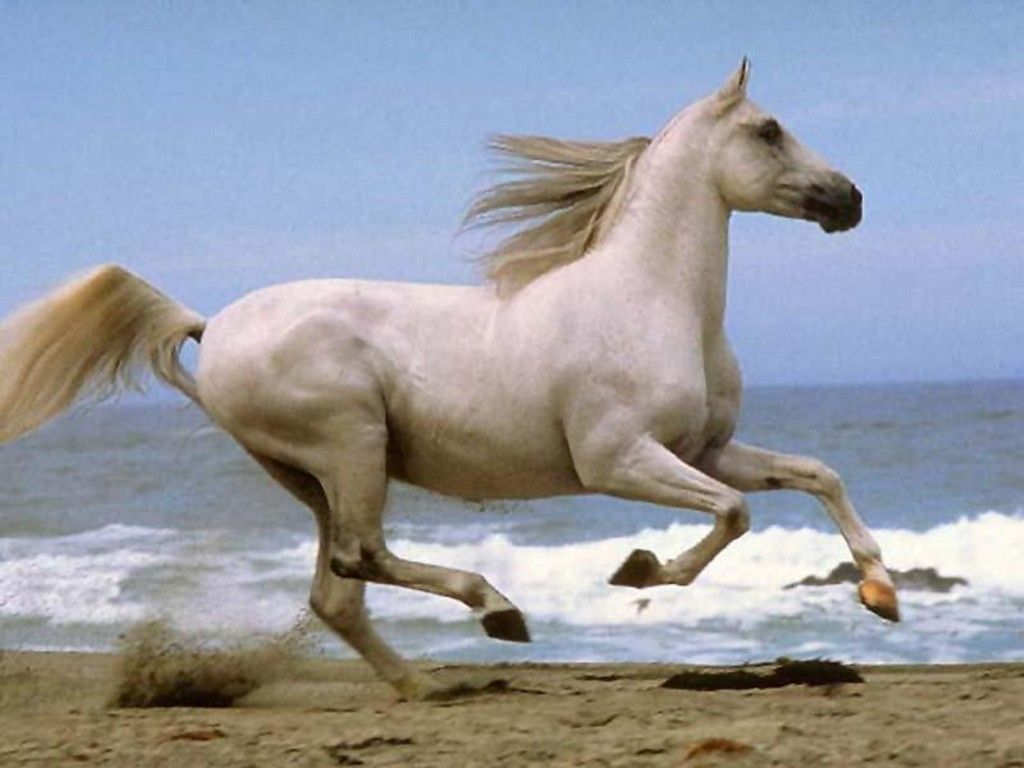
#> input picture mini-project10/test_img/1.jpg, 1024 x 768 px, given in place of the camera
$ python WebCam2.py
#> lines starting #> are read from the running program, lines starting #| are printed output that depends on the picture; after the words box and inside, x2 and y2 are one past the last pixel; in counts of white or black regions, pixels touching at a corner belong together
import cv2
import numpy as np
import time

def create_blank_image(height, width):
    return np.zeros((height, width, 3), dtype=np.uint8)

def draw_status_indicator(image, text, info, is_active, position):
    font = cv2.FONT_HERSHEY_SIMPLEX
    text_size, _ = cv2.getTextSize(text + info, font, 0.7, 2)
    text_w, text_h = text_size
    x, y = position

    padding = 20  # Increase padding for wider rectangles
    rect_w = text_w + 4 * padding  # Increase horizontal size more significantly
    rect_h = text_h + 2 * padding  # Keep vertical size the same

    x = x - rect_w // 2

    if is_active:
        # Green background with transparent text
        cv2.rectangle(image, (x, y), (x + rect_w, y + rect_h), (0, 255, 0), -1)
        cv2.putText(image, text + info, (x + padding, y + rect_h - padding), font, 0.7, (0, 0, 0), 2)
    else:
        # Transparent background with solid text
        cv2.rectangle(image, (x, y), (x + rect_w, y + rect_h), (255, 255, 255), -1)
        cv2.putText(image, text + info, (x + padding, y + rect_h - padding), font, 0.7, (0, 0, 0), 2)

# Initialize the camera
cap = cv2.VideoCapture(0)

# Initialize the mode flags
translation_on = False
rotation_on = False
scaling_on = False
perspective_on = False

# Initialize variables
scale = 1.0
prev_time = time.time()

while True:
    # Capture frame-by-frame
    ret, frame = cap.read()
#> frame is the input picture: shape (768, 1024, 3); mean B, G, R 163.3, 155.1, 152

    if not ret:
        break

    # Get the height and width of the frame
    h, w = frame.shape[:2]
#> h = 768; w = 1024

    # Create a copy of the frame to apply transformations
    processed = frame.copy()

    # Calculate FPS
    current_time = time.time()
    fps = 1 / (current_time - prev_time)
    prev_time = current_time

    if scaling_on:
        center_x, center_y = w // 2, h // 2
        new_w = int(w / scale)
        new_h = int(h / scale)
        if new_w < w and new_h < h:
            start_x = max(0, center_x - new_w // 2)
            start_y = max(0, center_y - new_h // 2)
            end_x = min(w, center_x + new_w // 2)
            end_y = min(h, center_y + new_h // 2)
            cropped_frame = frame[start_y:end_y, start_x:end_x]
            processed = cv2.resize(cropped_frame, (w, h))

        if key == ord('=') or key == ord('+'):
                scale = min(3.0, scale + 0.1)  # Increase scale
        elif key == ord('-') or key == ord('_'):
                scale = max(1.0, scale - 0.1)  # Decrease scale

    if translation_on:
        tx, ty = 500, 300
        translation_matrix = np.float32([[1, 0, tx], [0, 1, ty]])
        processed = cv2.warpAffine(processed, translation_matrix, (w, h))

    if rotation_on:
        center = (w // 2, h // 2)
        rotation_angle = 45
        rotation_matrix = cv2.getRotationMatrix2D(center, rotation_angle, 1)
        processed = cv2.warpAffine(processed, rotation_matrix, (w, h))

    if perspective_on:
        p1 = np.float32([[0, 0], [w-1, 0], [0, h-1], [w-1, h-1]])
        p2 = np.float32([[0, 0], [w-1, 0], [w*0.2, h-1], [w*0.8, h-1]])
        perspective_matrix = cv2.getPerspectiveTransform(p1, p2)
        processed = cv2.warpPerspective(processed, perspective_matrix, (w, h))

    # Combine original and processed images side by side
    combined = cv2.hconcat([frame, cv2.resize(processed, (w, h))])
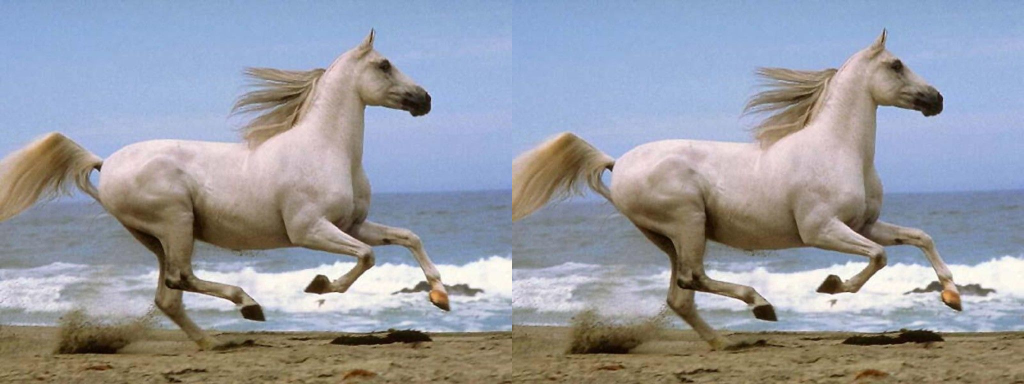
#> combined: shape (768, 2048, 3) (shown at 1/2 size); mean B, G, R 163.3, 155.1, 152

    # Add labels
    font = cv2.FONT_HERSHEY_SIMPLEX
    cv2.putText(combined, 'Original', (10, 30), font, 1, (255, 255, 255), 2)
    cv2.putText(combined, 'Processed', (w+10, 30), font, 1, (255, 255, 255), 2)

    # Display FPS for both frames
    fps_text = f"FPS: {fps:.2f}"
    cv2.putText(combined, fps_text, (10, 70), font, 1, (0, 255, 0), 3)  # FPS for the original frame (left-top)
    cv2.putText(combined, fps_text, (w + 10, 70), font, 1, (0, 255, 0), 3)  # FPS for the processed frame (right-top)
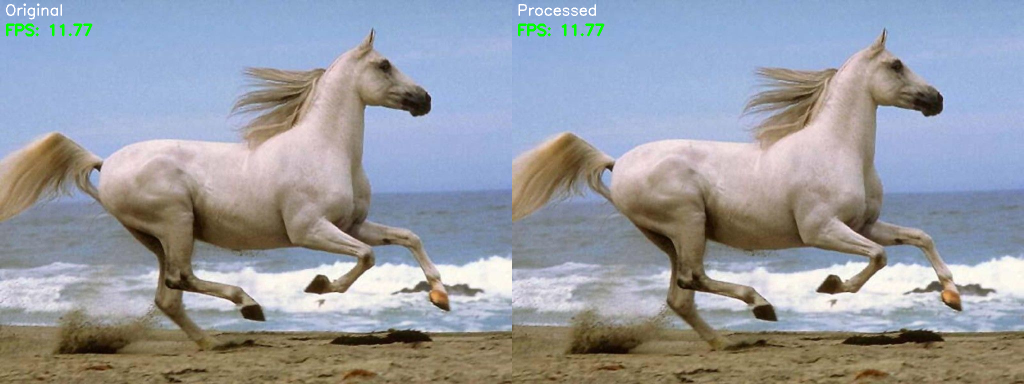
#> combined: shape (768, 2048, 3) (shown at 1/2 size); mean B, G, R 163, 155.4, 151.9

    # Add status indicators in the middle lower part
    status_y = h - 60
#> status_y = 708
    status_x = w // 2  # Center horizontally
#> status_x = 512

    # Display all indicators with their status
    draw_status_indicator(combined, 'T: ', "On" if translation_on else "Off", translation_on, (status_x - 250, status_y))
    draw_status_indicator(combined, 'R: ', "On" if rotation_on else "Off", rotation_on, (status_x - 100, status_y))
#> in draw_status_indicator (call 2), `cv2.putText(image, text + info, (x + padding, y + rect_h - padding), f..`: image: shape (768, 2048, 3); mean B, G, R 164.7, 156.7, 153
    draw_status_indicator(combined, 'S: ', f"{scale:.1f}x", scaling_on, (status_x + 50, status_y))
#> in draw_status_indicator (call 3), `cv2.putText(image, text + info, (x + padding, y + rect_h - padding), f..`: image: shape (768, 2048, 3); mean B, G, R 165.6, 157.4, 153.6
    draw_status_indicator(combined, 'P: ', "On" if perspective_on else "Off", perspective_on, (status_x + 200, status_y))
#> in draw_status_indicator (call 4), `cv2.putText(image, text + info, (x + padding, y + rect_h - padding), f..`: image: shape (768, 2048, 3); mean B, G, R 166.5, 158.1, 154.2
    draw_status_indicator(combined, 'Q: ', "Exit", False, (status_x + 350, status_y))  # Adding Q as Exit indicator
#> in draw_status_indicator (call 5), `cv2.rectangle(image, (x, y), (x + rect_w, y + rect_h), (255, 255, 255)..`:
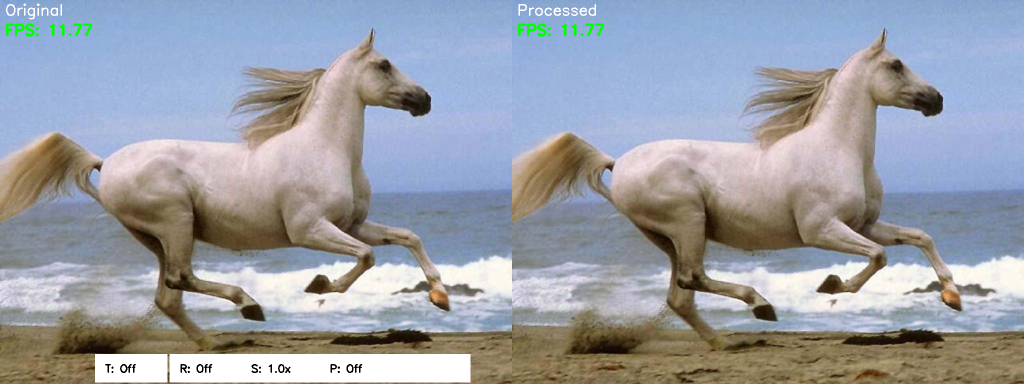
#> image: shape (768, 2048, 3) (shown at 1/2 size); mean B, G, R 167.4, 158.8, 154.8
#> in draw_status_indicator (call 5), `cv2.putText(image, text + info, (x + padding, y + rect_h - padding), f..`: image: shape (768, 2048, 3); 0.03% of pixels changed, all inside (x1, y1, x2, y2) = (806, 728, 878, 747)

    # Display the resulting frame
    cv2.imshow('Original and Processed', combined)

    # Wait for key press
    key = cv2.waitKey(1) & 0xFF
#> (key q is pressed here)

    # Toggle transformations based on key press
    if key == ord('t'):
        translation_on = not translation_on
        rotation_on = False
        scaling_on = False
        perspective_on = False
    elif key == ord('r'):
        rotation_on = not rotation_on
        translation_on = False
        scaling_on = False
        perspective_on = False
    elif key == ord('s'):
        scaling_on = not scaling_on
        translation_on = False
        rotation_on = False
        perspective_on = False
    elif key == ord('p'):
        perspective_on = not perspective_on
        translation_on = False
        rotation_on = False
        scaling_on = False
    elif key == ord('q'):
        break

cap.release()
cv2.destroyAllWindows()

$ run again, on mini-project10/test_img/2.jpg
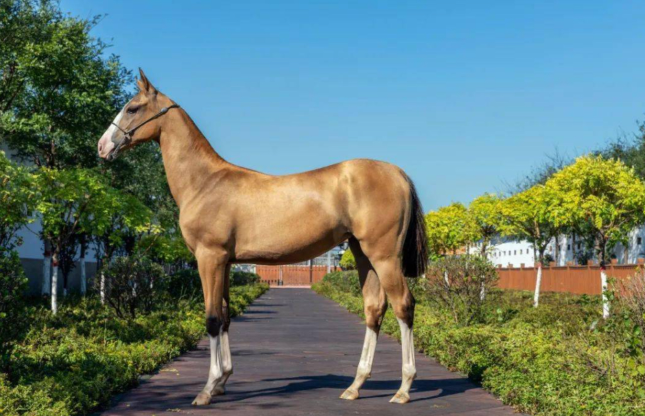
#> input picture mini-project10/test_img/2.jpg, 1290 x 832 px, given in place of the camera (shown at 1/2 size)
#> frame is the input picture: shape (832, 1290, 3); mean B, G, R 113.9, 123.5, 102.2
#> `cv2.putText(combined, fps_text, (w + 10, 70), font, 1, (0, 255, 0), 3)`:
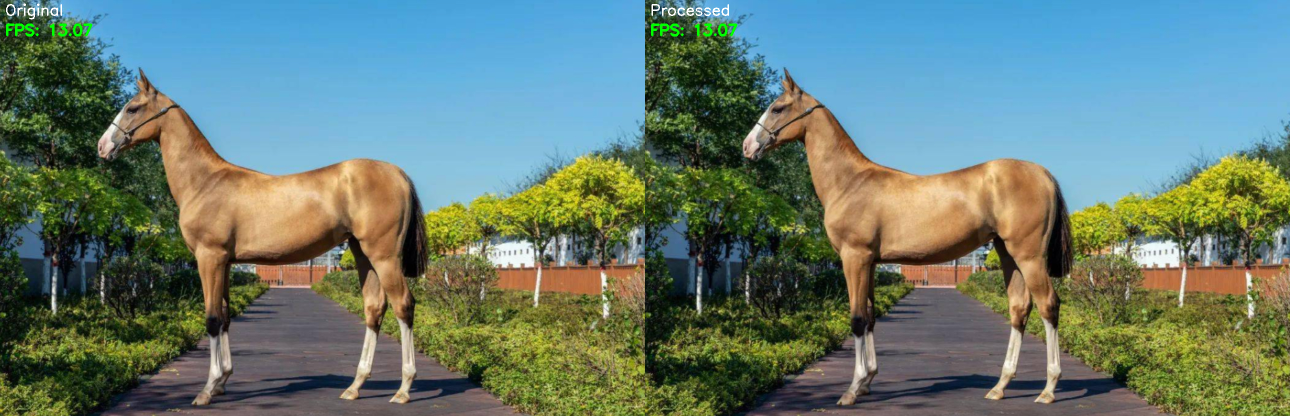
#> combined: shape (832, 2580, 3) (shown at 1/2 size); mean B, G, R 114, 123.9, 102.3
#> in draw_status_indicator (call 5), `cv2.rectangle(image, (x, y), (x + rect_w, y + rect_h), (255, 255, 255)..`:
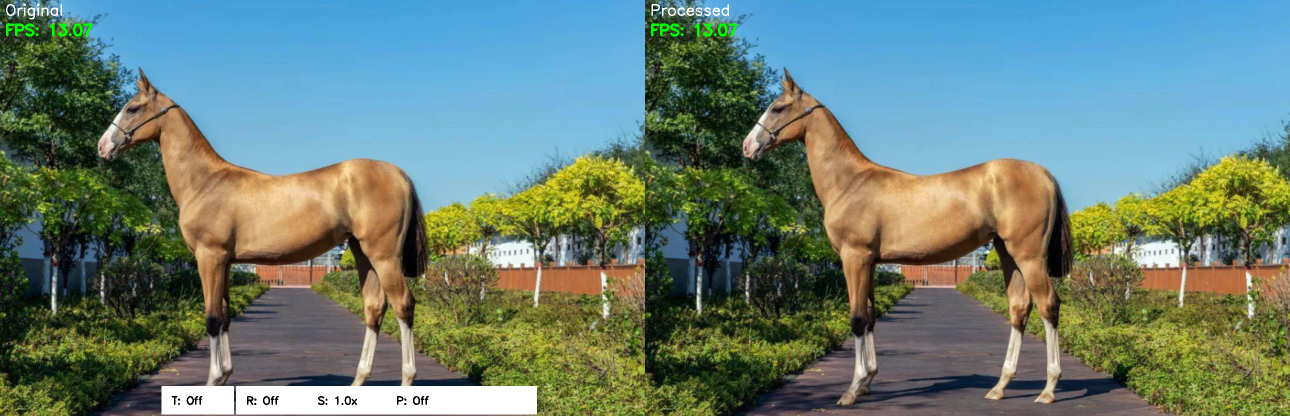
#> image: shape (832, 2580, 3) (shown at 1/2 size); mean B, G, R 117.2, 127.1, 105.3

$ run again, on mini-project10/test_img/4.jpg
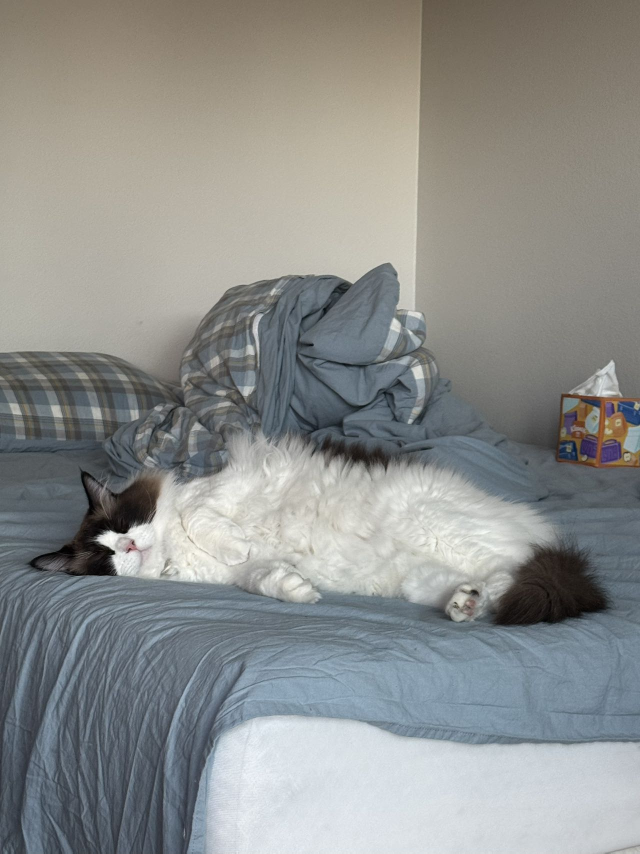
#> input picture mini-project10/test_img/4.jpg, 1280 x 1707 px, given in place of the camera (shown at 1/2 size)
#> frame is the input picture: shape (1707, 1280, 3); mean B, G, R 141.1, 143.1, 141.1
#> `combined = cv2.hconcat([frame, cv2.resize(processed, (w, h))])`:
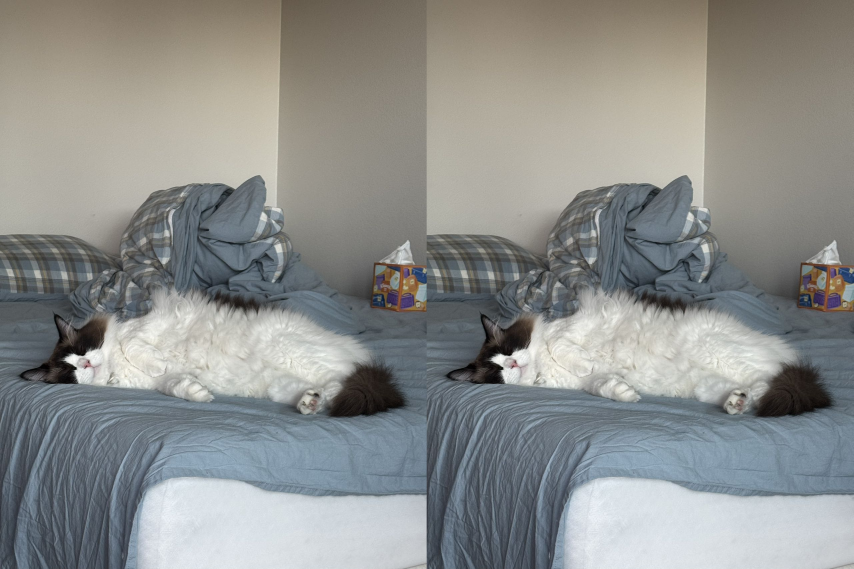
#> combined: shape (1707, 2560, 3) (shown at 1/3 size); mean B, G, R 141.1, 143.1, 141.1

$ run again, on mini-project10/test_img/5.jpg
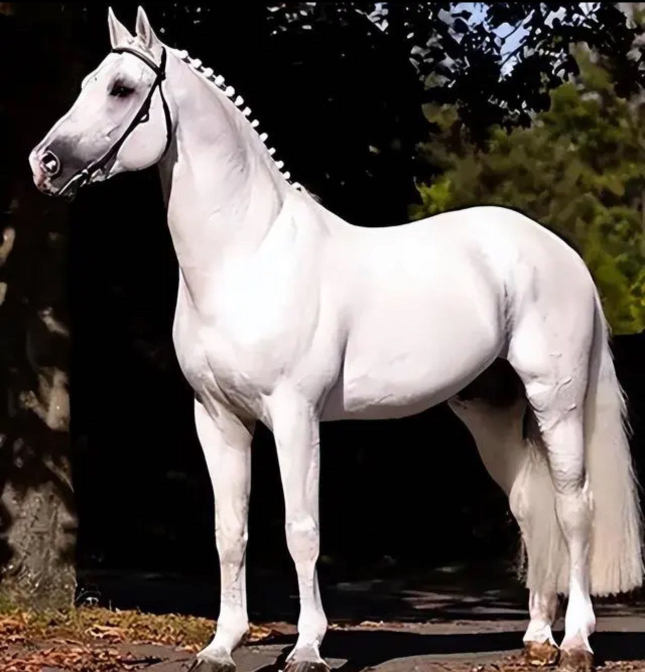
#> input picture mini-project10/test_img/5.jpg, 1290 x 1343 px, given in place of the camera (shown at 1/2 size)
#> frame is the input picture: shape (1343, 1290, 3); mean B, G, R 81.3, 85.4, 92.9
#> `cv2.putText(combined, fps_text, (w + 10, 70), font, 1, (0, 255, 0), 3)`:
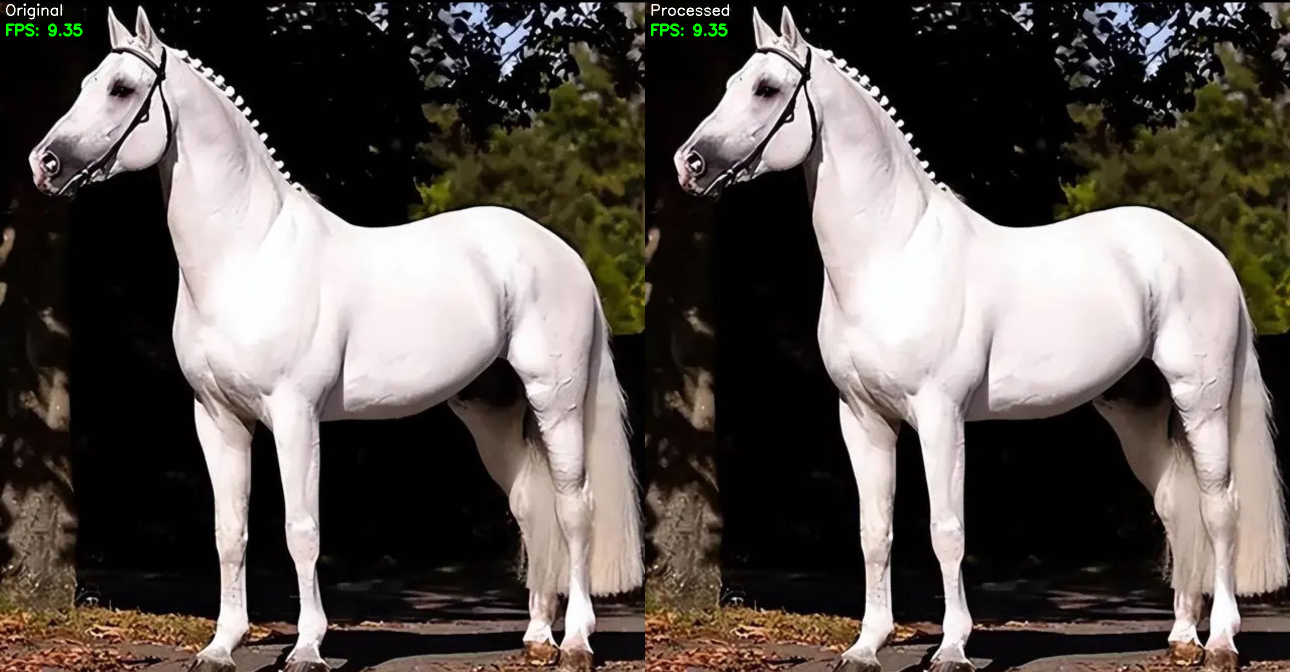
#> combined: shape (1343, 2580, 3) (shown at 1/2 size); mean B, G, R 81.4, 85.8, 93
#> in draw_status_indicator (call 5), `cv2.rectangle(image, (x, y), (x + rect_w, y + rect_h), (255, 255, 255)..`:
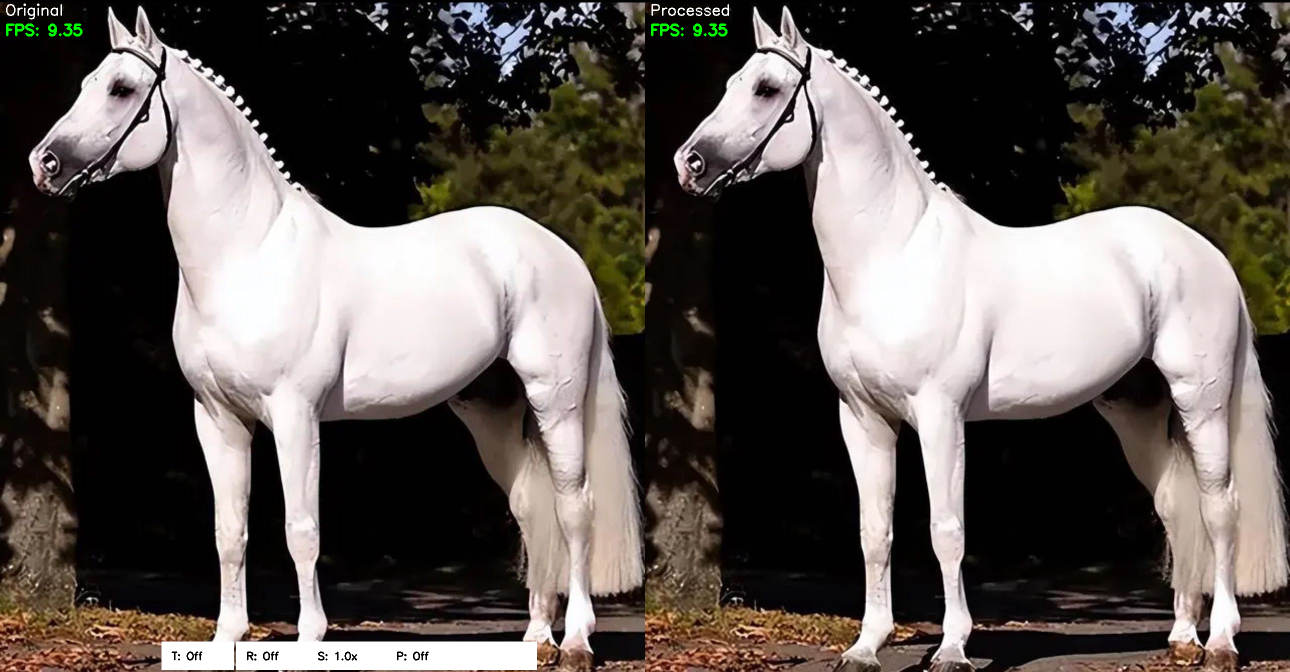
#> image: shape (1343, 2580, 3) (shown at 1/2 size); mean B, G, R 83.6, 87.9, 94.9
